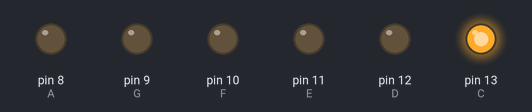
A sketch run on a simulated Arduino Uno, built with avr-gcc and run on an emulated ATmega328P. Shown: output pins drawn as LEDs (lit = HIGH).

Above: at 0.1 s.
At 4.1 s:
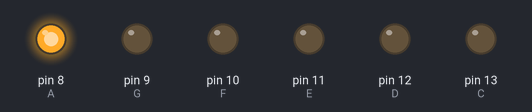
At 6.1 s:
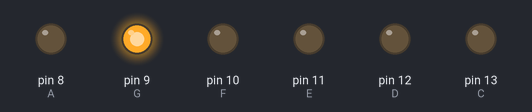
At 11.1 s:
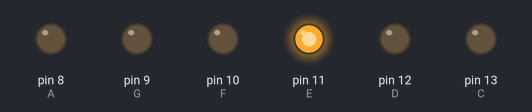
At 22.1 s:
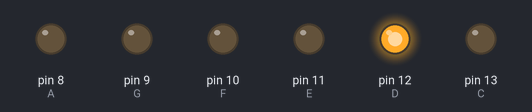
At 39.1 s:
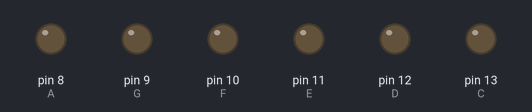
Timing chart, 0 to 40.0 s (numbered marks = the images above):
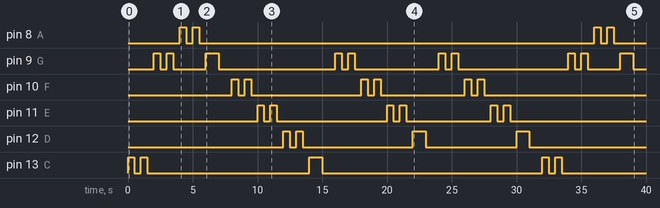

The sketch:

Twinkle.ino
```cpp
int C=13;
int D=12;
int E=11;
int F=10;
int G=9;
int A=8;

void setup() {

  pinMode (C, OUTPUT);
  pinMode (D, OUTPUT);
  pinMode (E, OUTPUT);
  pinMode (F, OUTPUT);
  pinMode (G, OUTPUT);
  pinMode (A, OUTPUT);


  // put your setup code here, to run once:

}

void loop() {

digitalWrite(C, HIGH);
delay(500);
digitalWrite(C, LOW);
delay(500);

digitalWrite(C, HIGH);
delay(500);
digitalWrite(C, LOW);
delay(500);

digitalWrite(G, HIGH);
delay(500);
digitalWrite(G, LOW);
delay(500);

digitalWrite(G, HIGH);
delay(500);
digitalWrite(G, LOW);
delay(500);

digitalWrite(A, HIGH);
delay(500);
digitalWrite(A, LOW);
delay(500);

digitalWrite(A, HIGH);
delay(500);
digitalWrite(A, LOW);
delay(500);

digitalWrite(G, HIGH);
delay(1000);
digitalWrite(G, LOW);
delay(1000);

digitalWrite(F, HIGH);
delay(500);
digitalWrite(F, LOW);
delay(500);

digitalWrite(F, HIGH);
delay(500);
digitalWrite(F, LOW);
delay(500);

digitalWrite(E, HIGH);
delay(500);
digitalWrite(E, LOW);
delay(500);

digitalWrite(E, HIGH);
delay(500);
digitalWrite(E, LOW);
delay(500);

digitalWrite(D, HIGH);
delay(500);
digitalWrite(D, LOW);
delay(500);

digitalWrite(D, HIGH);
delay(500);
digitalWrite(D, LOW);
delay(500);

digitalWrite(C, HIGH);
delay(1000);
digitalWrite(C, LOW);
delay(1000);

digitalWrite(G, HIGH);
delay(500);
digitalWrite(G, LOW);
delay(500);

digitalWrite(G, HIGH);
delay(500);
digitalWrite(G, LOW);
delay(500);

digitalWrite(F, HIGH);
delay(500);
digitalWrite(F, LOW);
delay(500);

digitalWrite(F, HIGH);
delay(500);
digitalWrite(F, LOW);
delay(500);

digitalWrite(E, HIGH);
delay(500);
digitalWrite(E, LOW);
delay(500);

digitalWrite(E, HIGH);
delay(500);
digitalWrite(E, LOW);
delay(500);

digitalWrite(D, HIGH);
delay(1000);
digitalWrite(D, LOW);
delay(1000);

digitalWrite(G, HIGH);
delay(500);
digitalWrite(G, LOW);
delay(500);

digitalWrite(G, HIGH);
delay(500);
digitalWrite(G, LOW);
delay(500);

digitalWrite(F, HIGH);
delay(500);
digitalWrite(F, LOW);
delay(500);

digitalWrite(F, HIGH);
delay(500);
digitalWrite(F, LOW);
delay(500);

digitalWrite(E, HIGH);
delay(500);
digitalWrite(E, LOW);
delay(500);

digitalWrite(E, HIGH);
delay(500);
digitalWrite(E, LOW);
delay(500);

digitalWrite(D, HIGH);
delay(1000);
digitalWrite(D, LOW);
delay(1000);

digitalWrite(C, HIGH);
delay(500);
digitalWrite(C, LOW);
delay(500);

digitalWrite(C, HIGH);
delay(500);
digitalWrite(C, LOW);
delay(500);

digitalWrite(G, HIGH);
delay(500);
digitalWrite(G, LOW);
delay(500);

digitalWrite(G, HIGH);
delay(500);
digitalWrite(G, LOW);
delay(500);

digitalWrite(A, HIGH);
delay(500);
digitalWrite(A, LOW);
delay(500);

digitalWrite(A, HIGH);
delay(500);
digitalWrite(A, LOW);
delay(500);

digitalWrite(G, HIGH);
delay(1000);
digitalWrite(G, LOW);
delay(1000);

digitalWrite(F, HIGH);
delay(500);
digitalWrite(F, LOW);
delay(500);

digitalWrite(F, HIGH);
delay(500);
digitalWrite(F, LOW);
delay(500);

digitalWrite(E, HIGH);
delay(500);
digitalWrite(E, LOW);
delay(500);

digitalWrite(E, HIGH);
delay(500);
digitalWrite(E, LOW);
delay(500);

digitalWrite(D, HIGH);
delay(500);
digitalWrite(D, LOW);
delay(500);

digitalWrite(D, HIGH);
delay(500);
digitalWrite(D, LOW);
delay(500);

digitalWrite(C, HIGH);
delay(1000);
digitalWrite(C, LOW);
delay(1000);


}
```

Measured:
- by itself, pin 8 (A): LOW → HIGH at 4.0 s, → LOW 0.50 s later, → HIGH 0.50 s later, → LOW 0.50 s later, … (8 changes in this stretch)
- by itself, pin 9 (G): LOW → HIGH at 2.0 s, → LOW 0.50 s later, → HIGH 0.50 s later, → LOW 0.50 s later, … (20 changes in this stretch)
- by itself, pin 10 (F): LOW → HIGH at 8.0 s, → LOW 0.50 s later, → HIGH 0.50 s later, → LOW 0.50 s later, … (12 changes in this stretch)
- by itself, pin 11 (E): LOW → HIGH at 10.0 s, → LOW 0.50 s later, → HIGH 0.50 s later, → LOW 0.50 s later, … (12 changes in this stretch)
- by itself, pin 12 (D): LOW → HIGH at 12.0 s, → LOW 0.50 s later, → HIGH 0.50 s later, → LOW 0.50 s later, … (8 changes in this stretch)
- by itself, pin 13 (C): LOW → HIGH at 0.00 s, → LOW 0.50 s later, → HIGH 0.50 s later, → LOW 0.50 s later, … (10 changes in this stretch)
